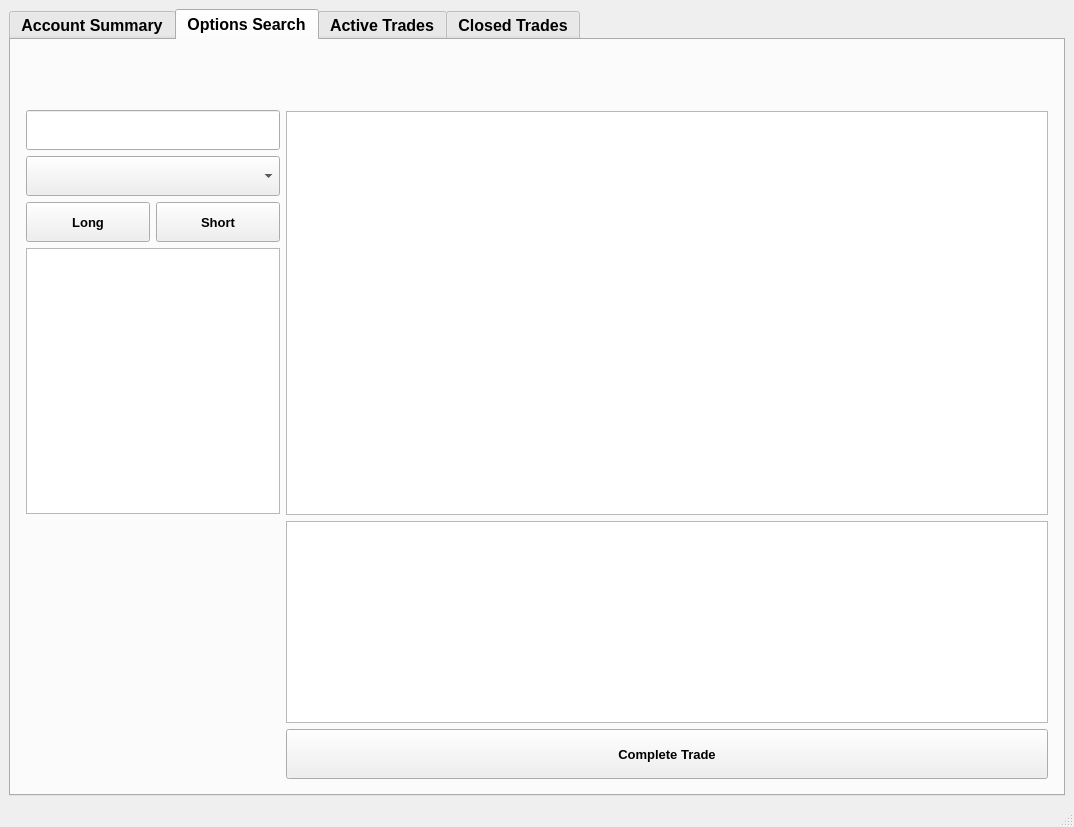
<?xml version="1.0" encoding="UTF-8"?>
<ui version="4.0">
 <class>MainWindow</class>
 <widget class="QMainWindow" name="MainWindow">
  <property name="geometry">
   <rect>
    <x>0</x>
    <y>0</y>
    <width>1074</width>
    <height>827</height>
   </rect>
  </property>
  <property name="windowTitle">
   <string>MainWindow</string>
  </property>
  <widget class="QWidget" name="centralwidget">
   <layout class="QVBoxLayout" name="verticalLayout">
    <item>
     <layout class="QVBoxLayout" name="verticalLayout_2">
      <item>
       <widget class="QTabWidget" name="tabWidget">
        <property name="font">
         <font>
          <pointsize>12</pointsize>
          <weight>75</weight>
          <bold>true</bold>
         </font>
        </property>
        <property name="currentIndex">
         <number>1</number>
        </property>
        <widget class="QWidget" name="summary_tab">
         <attribute name="title">
          <string>Account Summary</string>
         </attribute>
         <layout class="QVBoxLayout" name="verticalLayout_4">
          <item>
           <layout class="QVBoxLayout" name="summary_v_layout"/>
          </item>
         </layout>
        </widget>
        <widget class="QWidget" name="options_search_tab">
         <attribute name="title">
          <string>Options Search</string>
         </attribute>
         <layout class="QHBoxLayout" name="horizontalLayout" stretch="1,3">
          <property name="leftMargin">
           <number>15</number>
          </property>
          <property name="topMargin">
           <number>15</number>
          </property>
          <property name="rightMargin">
           <number>15</number>
          </property>
          <property name="bottomMargin">
           <number>15</number>
          </property>
          <item>
           <layout class="QVBoxLayout" name="options_search_v_layout1">
            <property name="topMargin">
             <number>55</number>
            </property>
            <item>
             <widget class="QLineEdit" name="symbol_line_edit">
              <property name="minimumSize">
               <size>
                <width>0</width>
                <height>40</height>
               </size>
              </property>
              <property name="maximumSize">
               <size>
                <width>16777215</width>
                <height>40</height>
               </size>
              </property>
              <property name="font">
               <font>
                <pointsize>12</pointsize>
                <weight>75</weight>
                <bold>true</bold>
               </font>
              </property>
              <property name="clearButtonEnabled">
               <bool>true</bool>
              </property>
             </widget>
            </item>
            <item>
             <widget class="QComboBox" name="exp_date_combobox">
              <property name="minimumSize">
               <size>
                <width>0</width>
                <height>40</height>
               </size>
              </property>
              <property name="maximumSize">
               <size>
                <width>16777215</width>
                <height>40</height>
               </size>
              </property>
              <property name="font">
               <font>
                <pointsize>12</pointsize>
                <weight>75</weight>
                <bold>true</bold>
               </font>
              </property>
             </widget>
            </item>
            <item>
             <layout class="QHBoxLayout" name="search_btn_h_layout">
              <item>
               <widget class="QPushButton" name="short_button">
                <property name="minimumSize">
                 <size>
                  <width>0</width>
                  <height>40</height>
                 </size>
                </property>
                <property name="maximumSize">
                 <size>
                  <width>16777215</width>
                  <height>40</height>
                 </size>
                </property>
                <property name="font">
                 <font>
                  <pointsize>10</pointsize>
                  <weight>75</weight>
                  <bold>true</bold>
                 </font>
                </property>
                <property name="text">
                 <string>Long</string>
                </property>
               </widget>
              </item>
              <item>
               <widget class="QPushButton" name="long_button">
                <property name="minimumSize">
                 <size>
                  <width>0</width>
                  <height>40</height>
                 </size>
                </property>
                <property name="maximumSize">
                 <size>
                  <width>16777215</width>
                  <height>40</height>
                 </size>
                </property>
                <property name="font">
                 <font>
                  <pointsize>10</pointsize>
                  <weight>75</weight>
                  <bold>true</bold>
                 </font>
                </property>
                <property name="text">
                 <string>Short</string>
                </property>
               </widget>
              </item>
             </layout>
            </item>
            <item>
             <widget class="QGraphicsView" name="graphicsView"/>
            </item>
            <item>
             <spacer name="verticalSpacer">
              <property name="orientation">
               <enum>Qt::Vertical</enum>
              </property>
              <property name="sizeHint" stdset="0">
               <size>
                <width>20</width>
                <height>40</height>
               </size>
              </property>
             </spacer>
            </item>
           </layout>
          </item>
          <item>
           <layout class="QVBoxLayout" name="options_search_v_layout2" stretch="1,8,4,0">
            <item>
             <widget class="QLabel" name="company_label">
              <property name="sizePolicy">
               <sizepolicy hsizetype="Preferred" vsizetype="Fixed">
                <horstretch>0</horstretch>
                <verstretch>0</verstretch>
               </sizepolicy>
              </property>
              <property name="minimumSize">
               <size>
                <width>0</width>
                <height>50</height>
               </size>
              </property>
              <property name="maximumSize">
               <size>
                <width>16777215</width>
                <height>50</height>
               </size>
              </property>
              <property name="font">
               <font>
                <pointsize>14</pointsize>
                <weight>75</weight>
                <bold>true</bold>
               </font>
              </property>
              <property name="text">
               <string/>
              </property>
             </widget>
            </item>
            <item>
             <widget class="QTableView" name="options_search_table_widget">
              <property name="font">
               <font>
                <pointsize>10</pointsize>
                <weight>50</weight>
                <bold>false</bold>
               </font>
              </property>
              <property name="selectionMode">
               <enum>QAbstractItemView::SingleSelection</enum>
              </property>
              <property name="selectionBehavior">
               <enum>QAbstractItemView::SelectRows</enum>
              </property>
             </widget>
            </item>
            <item>
             <widget class="QTableWidget" name="tableWidget_2"/>
            </item>
            <item>
             <widget class="QPushButton" name="pushButton_3">
              <property name="minimumSize">
               <size>
                <width>0</width>
                <height>50</height>
               </size>
              </property>
              <property name="maximumSize">
               <size>
                <width>16777215</width>
                <height>50</height>
               </size>
              </property>
              <property name="font">
               <font>
                <pointsize>10</pointsize>
                <weight>75</weight>
                <bold>true</bold>
               </font>
              </property>
              <property name="text">
               <string>Complete Trade</string>
              </property>
             </widget>
            </item>
           </layout>
          </item>
         </layout>
        </widget>
        <widget class="QWidget" name="active_trade_tab">
         <attribute name="title">
          <string>Active Trades</string>
         </attribute>
         <layout class="QVBoxLayout" name="verticalLayout_5">
          <item>
           <layout class="QVBoxLayout" name="verticalLayout_3">
            <item>
             <widget class="QTableWidget" name="tableWidget_3"/>
            </item>
           </layout>
          </item>
         </layout>
        </widget>
        <widget class="QWidget" name="closed_trade_tab">
         <attribute name="title">
          <string>Closed Trades</string>
         </attribute>
         <layout class="QVBoxLayout" name="verticalLayout_7">
          <item>
           <layout class="QVBoxLayout" name="verticalLayout_6">
            <item>
             <widget class="QTableWidget" name="tableWidget_4"/>
            </item>
           </layout>
          </item>
         </layout>
        </widget>
       </widget>
      </item>
     </layout>
    </item>
   </layout>
  </widget>
  <widget class="QMenuBar" name="menubar">
   <property name="geometry">
    <rect>
     <x>0</x>
     <y>0</y>
     <width>1074</width>
     <height>26</height>
    </rect>
   </property>
  </widget>
  <widget class="QStatusBar" name="statusbar"/>
 </widget>
 <resources/>
 <connections/>
</ui>
